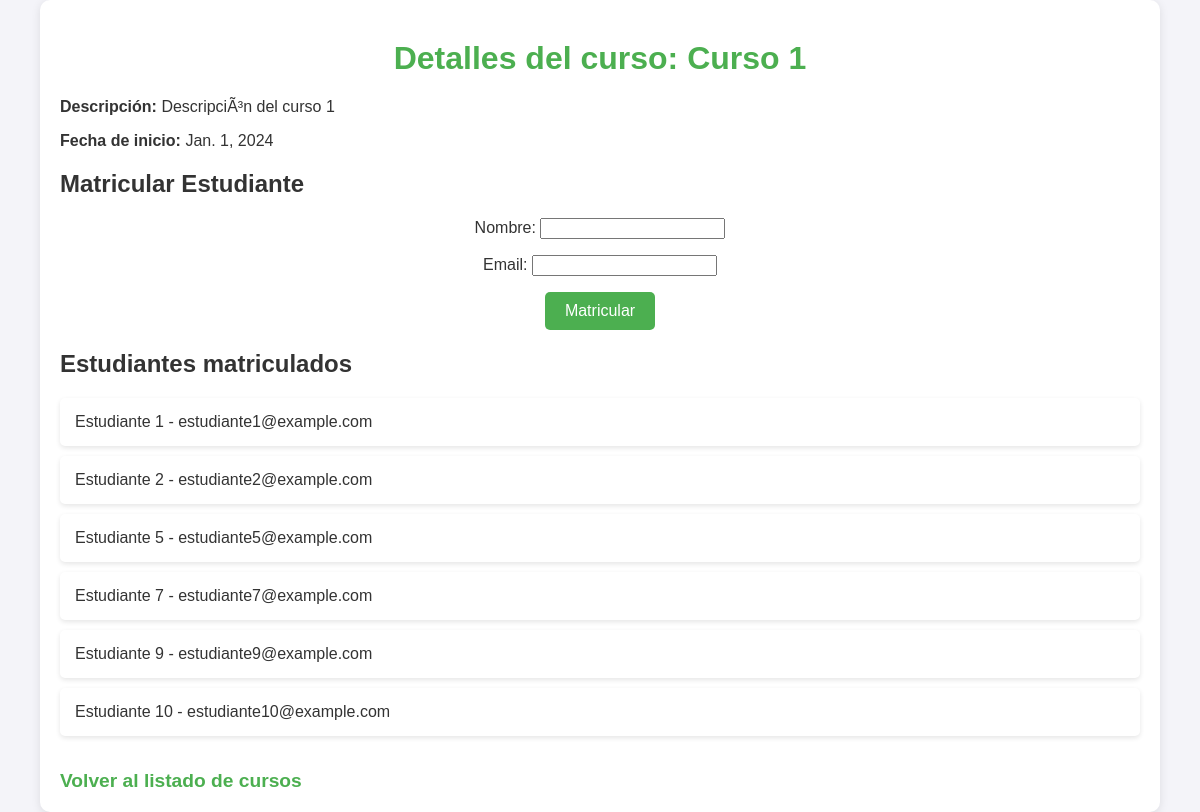
The page /cursos/curso/1/ on the database its author committed.
### cursos/models.py (models this page shows, shortened)
class Curso(models.Model):
    nombre = models.CharField(max_length=200)
    descripcion = models.TextField()
    fecha_inicio = models.DateField()

class Estudiante(models.Model):
    nombre = models.CharField(max_length=200)
    email = models.EmailField(unique=True)
    cursos = models.ManyToManyField(Curso, related_name='estudiantes')

### cursos/views.py (the view)
# urls.py: path('curso/<int:curso_id>/', views.detalle_curso, name='detalle_curso'),
def detalle_curso(request, curso_id):
    curso = get_object_or_404(Curso, id=curso_id)
    estudiantes = curso.estudiantes.all()
    if request.method == 'POST':
        form = MatricularEstudianteForm(request.POST)
        if form.is_valid():
            email = form.cleaned_data['email']
            nombre = form.cleaned_data['nombre']
            estudiante, created = Estudiante.objects.get_or_create(
                email=email,
                defaults={'nombre': nombre}
            )
            estudiante.cursos.add(curso)
            return redirect('detalle_curso', curso_id=curso.id)
    else:
        form = MatricularEstudianteForm()
    return render(request, 'detalle_curso.html', {
        'curso': curso,
        'estudiantes': estudiantes,
        'form': form
    })

### cursos/forms.py
class MatricularEstudianteForm(forms.Form):
    nombre = forms.CharField(max_length=200)
    email = forms.EmailField()

### cursos/templates/detalle_curso.html (shortened to what this page needs)
<!DOCTYPE html>
<html lang="es">
<head>
    {% load static %}
    <link rel="stylesheet" href="{% static 'css/styles.css' %}">
</head>
<body>
    <div class="container">
        <h1>Detalles del curso: {{ curso.nombre }}</h1>
        <p><strong>Descripción:</strong> {{ curso.descripcion }}</p>
        <p><strong>Fecha de inicio:</strong> {{ curso.fecha_inicio }}</p>
        <h2>Matricular Estudiante</h2>
        <form method="post">
            {{ form.as_p }}
            <button type="submit">Matricular</button>
        </form>
        <h2>Estudiantes matriculados</h2>
        <ul>
            {% for estudiante in estudiantes %}
                <li>{{ estudiante.nombre }} - {{ estudiante.email }}</li>
            {% empty %}
                <li>No hay estudiantes matriculados aún.</li>
            {% endfor %}
        </ul>
        <br>
        <a href="{% url 'listar_cursos' %}">Volver al listado de cursos</a>
    </div>
</body>
</html>

### votacion/static/css/styles.css (style rules this page uses)
body { font-family: Arial, sans-serif; margin: 0; padding: 0; background-color: #f4f4f9; color: #333; }
h1 { text-align: center; color: #4CAF50; margin-top: 20px; }
ul { list-style: none; padding: 0; }
li { background-color: #fff; margin: 10px; padding: 15px; border-radius: 5px; box-shadow: 0 2px 5px rgba(0, 0, 0, 0.1); }
a { text-decoration: none; color: #4CAF50; font-weight: bold; font-size: 1.2em; }
form { margin-top: 20px; text-align: center; }
ul li { margin: 10px 0; }
button { background-color: #4CAF50; color: white; border: none; padding: 10px 20px; font-size: 1em; border-radius: 5px; cursor: pointer; }
.container { width: 90%; max-width: 1200px; margin: 0 auto; padding: 20px; background-color: #fff; box-shadow: 0 2px 10px rgba(0, 0, 0, 0.1); border-radius: 10px; }

### rows shown on the page
Curso: nombre "Curso 1", descripcion "DescripciÃ³n del curso 1", fecha_inicio "Jan. 1, 2024"
Estudiante: nombre "Estudiante 1", email "estudiante1@example.com"
Estudiante: nombre "Estudiante 2", email "estudiante2@example.com"
Estudiante: nombre "Estudiante 5", email "estudiante5@example.com"
Estudiante: nombre "Estudiante 7", email "estudiante7@example.com"
Estudiante: nombre "Estudiante 9", email "estudiante9@example.com"
Estudiante: nombre "Estudiante 10", email "estudiante10@example.com"
